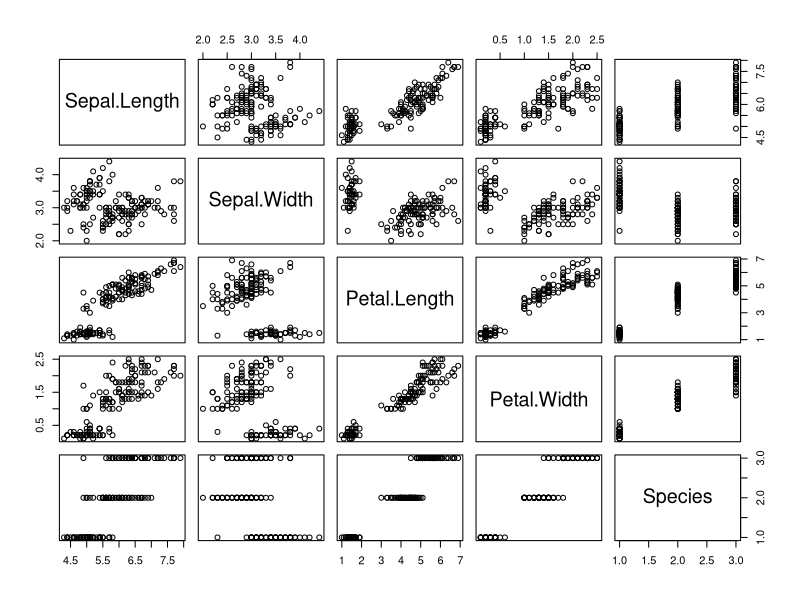
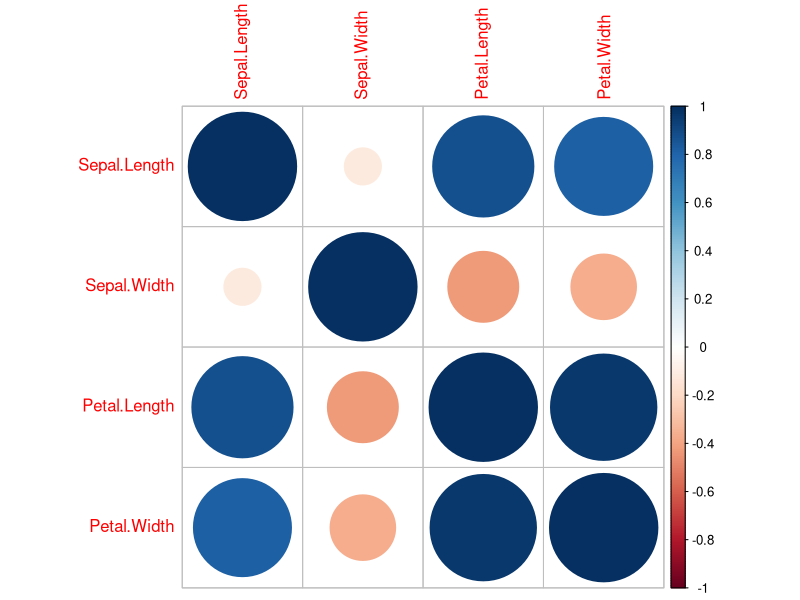

Here is the R script that generated these plots, in order:
#Lesson 66 - PCA Project

#1.) Load IRIS Dataset
data("iris")
dim(iris)
#150  5
str(iris)
colnames(iris)

#2.) Explore some visualizations
pairs(iris,pch=21)

library(corpcor)
View(iris)
corrmatrix=cor(iris[,1:4])
corrmatrix
#Plot correlations
library(corrplot)
corrplot(corrmatrix)

iris_nums=iris[,1:4]



#3.) Principal Component Analysis
pc=princomp(iris_nums,cor=TRUE,scores=TRUE)
summary(pc)
